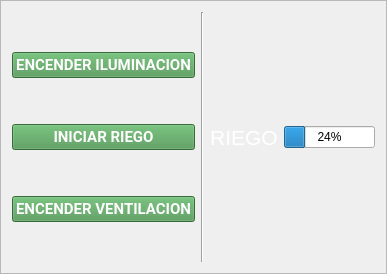
         <widget class="QFrame" name="frame">
          <property name="frameShape">
           <enum>QFrame::StyledPanel</enum>
          </property>
          <property name="frameShadow">
           <enum>QFrame::Plain</enum>
          </property>
          <layout class="QGridLayout" name="gridLayout_12">
           <item row="0" column="2">
            <layout class="QGridLayout" name="gridLayout_6">
             <item row="1" column="0">
              <widget class="QLabel" name="label_9">
               <property name="font">
                <font>
                 <pointsize>16</pointsize>
                </font>
               </property>
               <property name="styleSheet">
                <string notr="true">color: rgb(255, 255, 255);</string>
               </property>
               <property name="text">
                <string>RIEGO</string>
               </property>
               <property name="alignment">
                <set>Qt::AlignCenter</set>
               </property>
              </widget>
             </item>
             <item row="0" column="0">
              <spacer name="verticalSpacer_17">
               <property name="orientation">
                <enum>Qt::Vertical</enum>
               </property>
               <property name="sizeHint" stdset="0">
                <size>
                 <width>20</width>
                 <height>40</height>
                </size>
               </property>
              </spacer>
             </item>
             <item row="1" column="1">
              <widget class="QProgressBar" name="progressBar">
               <property name="value">
                <number>24</number>
               </property>
               <property name="orientation">
                <enum>Qt::Horizontal</enum>
               </property>
              </widget>
             </item>
             <item row="2" column="0">
              <spacer name="verticalSpacer_18">
               <property name="orientation">
                <enum>Qt::Vertical</enum>
               </property>
               <property name="sizeHint" stdset="0">
                <size>
                 <width>20</width>
                 <height>40</height>
                </size>
               </property>
              </spacer>
             </item>
            </layout>
           </item>
           <item row="0" column="0">
            <layout class="QGridLayout" name="gridLayout_7">
             <item row="4" column="0">
              <spacer name="verticalSpacer_11">
               <property name="orientation">
                <enum>Qt::Vertical</enum>
               </property>
               <property name="sizeHint" stdset="0">
                <size>
                 <width>20</width>
                 <height>40</height>
                </size>
               </property>
              </spacer>
             </item>
             <item row="2" column="0">
              <spacer name="verticalSpacer_10">
               <property name="orientation">
                <enum>Qt::Vertical</enum>
               </property>
               <property name="sizeHint" stdset="0">
                <size>
                 <width>20</width>
                 <height>40</height>
                </size>
               </property>
              </spacer>
             </item>
             <item row="5" column="0">
              <widget class="QPushButton" name="VentButton">
               <property name="palette">
                <palette>
                 <active>
                  <colorrole role="Button">
                   <brush brushstyle="SolidPattern">
                    <color alpha="255">
                     <red>74</red>
                     <green>150</green>
                     <blue>80</blue>
                    </color>
                   </brush>
                  </colorrole>
                  <colorrole role="ButtonText">
                   <brush brushstyle="SolidPattern">
                    <color alpha="255">
                     <red>255</red>
                     <green>255</green>
                     <blue>255</blue>
                    </color>
                   </brush>
                  </colorrole>
                  <colorrole role="Base">
                   <brush brushstyle="SolidPattern">
                    <color alpha="255">
                     <red>74</red>
                     <green>150</green>
                     <blue>80</blue>
                    </color>
                   </brush>
                  </colorrole>
                  <colorrole role="Window">
                   <brush brushstyle="SolidPattern">
                    <color alpha="255">
                     <red>74</red>
                     <green>150</green>
                     <blue>80</blue>
                    </color>
                   </brush>
                  </colorrole>
                 </active>
                 <inactive>
                  <colorrole role="Button">
                   <brush brushstyle="SolidPattern">
                    <color alpha="255">
                     <red>74</red>
                     <green>150</green>
                     <blue>80</blue>
                    </color>
                   </brush>
                  </colorrole>
                  <colorrole role="ButtonText">
                   <brush brushstyle="SolidPattern">
                    <color alpha="255">
                     <red>255</red>
                     <green>255</green>
                     <blue>255</blue>
                    </color>
                   </brush>
                  </colorrole>
                  <colorrole role="Base">
                   <brush brushstyle="SolidPattern">
                    <color alpha="255">
                     <red>74</red>
                     <green>150</green>
                     <blue>80</blue>
                    </color>
                   </brush>
                  </colorrole>
                  <colorrole role="Window">
                   <brush brushstyle="SolidPattern">
                    <color alpha="255">
                     <red>74</red>
                     <green>150</green>
                     <blue>80</blue>
                    </color>
                   </brush>
                  </colorrole>
                 </inactive>
                 <disabled>
                  <colorrole role="Button">
                   <brush brushstyle="SolidPattern">
                    <color alpha="255">
                     <red>74</red>
                     <green>150</green>
                     <blue>80</blue>
                    </color>
                   </brush>
                  </colorrole>
                  <colorrole role="ButtonText">
                   <brush brushstyle="SolidPattern">
                    <color alpha="255">
                     <red>127</red>
                     <green>127</green>
                     <blue>127</blue>
                    </color>
                   </brush>
                  </colorrole>
                  <colorrole role="Base">
                   <brush brushstyle="SolidPattern">
                    <color alpha="255">
                     <red>74</red>
                     <green>150</green>
                     <blue>80</blue>
                    </color>
                   </brush>
                  </colorrole>
                  <colorrole role="Window">
                   <brush brushstyle="SolidPattern">
                    <color alpha="255">
                     <red>74</red>
                     <green>150</green>
                     <blue>80</blue>
                    </color>
                   </brush>
                  </colorrole>
                 </disabled>
                </palette>
               </property>
               <property name="font">
                <font>
                 <family>Roboto</family>
                 <pointsize>11</pointsize>
                 <weight>75</weight>
                 <bold>true</bold>
                </font>
               </property>
               <property name="cursor">
                <cursorShape>PointingHandCursor</cursorShape>
               </property>
               <property name="styleSheet">
                <string notr="true">background-color: rgb(74, 150, 80);</string>
               </property>
               <property name="text">
                <string>ENCENDER VENTILACION</string>
               </property>
              </widget>
             </item>
             <item row="3" column="0">
              <widget class="QPushButton" name="RiegoButton">
               <property name="palette">
                <palette>
                 <active>
                  <colorrole role="Button">
                   <brush brushstyle="SolidPattern">
                    <color alpha="255">
                     <red>74</red>
                     <green>150</green>
                     <blue>80</blue>
                    </color>
                   </brush>
                  </colorrole>
                  <colorrole role="ButtonText">
                   <brush brushstyle="SolidPattern">
                    <color alpha="255">
                     <red>255</red>
                     <green>255</green>
                     <blue>255</blue>
                    </color>
                   </brush>
                  </colorrole>
                  <colorrole role="Base">
                   <brush brushstyle="SolidPattern">
                    <color alpha="255">
                     <red>74</red>
                     <green>150</green>
                     <blue>80</blue>
                    </color>
                   </brush>
                  </colorrole>
                  <colorrole role="Window">
                   <brush brushstyle="SolidPattern">
                    <color alpha="255">
                     <red>74</red>
                     <green>150</green>
                     <blue>80</blue>
                    </color>
                   </brush>
                  </colorrole>
                 </active>
                 <inactive>
                  <colorrole role="Button">
                   <brush brushstyle="SolidPattern">
                    <color alpha="255">
                     <red>74</red>
                     <green>150</green>
                     <blue>80</blue>
                    </color>
                   </brush>
                  </colorrole>
                  <colorrole role="ButtonText">
                   <brush brushstyle="SolidPattern">
                    <color alpha="255">
                     <red>255</red>
                     <green>255</green>
                     <blue>255</blue>
                    </color>
                   </brush>
                  </colorrole>
                  <colorrole role="Base">
                   <brush brushstyle="SolidPattern">
                    <color alpha="255">
                     <red>74</red>
                     <green>150</green>
                     <blue>80</blue>
                    </color>
                   </brush>
                  </colorrole>
                  <colorrole role="Window">
                   <brush brushstyle="SolidPattern">
                    <color alpha="255">
                     <red>74</red>
                     <green>150</green>
                     <blue>80</blue>
                    </color>
                   </brush>
                  </colorrole>
                 </inactive>
                 <disabled>
                  <colorrole role="Button">
                   <brush brushstyle="SolidPattern">
                    <color alpha="255">
                     <red>74</red>
                     <green>150</green>
                     <blue>80</blue>
                    </color>
                   </brush>
                  </colorrole>
                  <colorrole role="ButtonText">
                   <brush brushstyle="SolidPattern">
                    <color alpha="255">
                     <red>127</red>
                     <green>127</green>
                     <blue>127</blue>
                    </color>
                   </brush>
                  </colorrole>
                  <colorrole role="Base">
                   <brush brushstyle="SolidPattern">
                    <color alpha="255">
                     <red>74</red>
                     <green>150</green>
                     <blue>80</blue>
                    </color>
                   </brush>
                  </colorrole>
                  <colorrole role="Window">
                   <brush brushstyle="SolidPattern">
                    <color alpha="255">
                     <red>74</red>
                     <green>150</green>
                     <blue>80</blue>
                    </color>
                   </brush>
                  </colorrole>
                 </disabled>
                </palette>
               </property>
               <property name="font">
                <font>
                 <family>Roboto</family>
                 <pointsize>11</pointsize>
                 <weight>75</weight>
                 <bold>true</bold>
                </font>
               </property>
               <property name="cursor">
                <cursorShape>PointingHandCursor</cursorShape>
               </property>
               <property name="styleSheet">
                <string notr="true">background-color: rgb(74, 150, 80);</string>
               </property>
               <property name="text">
                <string>INICIAR RIEGO</string>
               </property>
              </widget>
             </item>
             <item row="1" column="0">
              <widget class="QPushButton" name="IluminacionButton">
               <property name="sizePolicy">
                <sizepolicy hsizetype="Minimum" vsizetype="Fixed">
                 <horstretch>0</horstretch>
                 <verstretch>0</verstretch>
                </sizepolicy>
               </property>
               <property name="palette">
                <palette>
                 <active>
                  <colorrole role="Button">
                   <brush brushstyle="SolidPattern">
                    <color alpha="255">
                     <red>74</red>
                     <green>150</green>
                     <blue>80</blue>
                    </color>
                   </brush>
                  </colorrole>
                  <colorrole role="ButtonText">
                   <brush brushstyle="SolidPattern">
                    <color alpha="255">
                     <red>255</red>
                     <green>255</green>
                     <blue>255</blue>
                    </color>
                   </brush>
                  </colorrole>
                  <colorrole role="Base">
                   <brush brushstyle="SolidPattern">
                    <color alpha="255">
                     <red>74</red>
                     <green>150</green>
                     <blue>80</blue>
                    </color>
                   </brush>
                  </colorrole>
                  <colorrole role="Window">
                   <brush brushstyle="SolidPattern">
                    <color alpha="255">
                     <red>74</red>
                     <green>150</green>
                     <blue>80</blue>
                    </color>
                   </brush>
                  </colorrole>
                 </active>
                 <inactive>
                  <colorrole role="Button">
                   <brush brushstyle="SolidPattern">
                    <color alpha="255">
                     <red>74</red>
                     <green>150</green>
                     <blue>80</blue>
                    </color>
                   </brush>
                  </colorrole>
                  <colorrole role="ButtonText">
                   <brush brushstyle="SolidPattern">
                    <color alpha="255">
                     <red>255</red>
                     <green>255</green>
                     <blue>255</blue>
                    </color>
                   </brush>
                  </colorrole>
                  <colorrole role="Base">
                   <brush brushstyle="SolidPattern">
                    <color alpha="255">
                     <red>74</red>
                     <green>150</green>
                     <blue>80</blue>
                    </color>
                   </brush>
                  </colorrole>
                  <colorrole role="Window">
                   <brush brushstyle="SolidPattern">
                    <color alpha="255">
                     <red>74</red>
                     <green>150</green>
                     <blue>80</blue>
                    </color>
                   </brush>
                  </colorrole>
                 </inactive>
                 <disabled>
                  <colorrole role="Button">
                   <brush brushstyle="SolidPattern">
                    <color alpha="255">
                     <red>74</red>
                     <green>150</green>
                     <blue>80</blue>
                    </color>
                   </brush>
                  </colorrole>
                  <colorrole role="ButtonText">
                   <brush brushstyle="SolidPattern">
                    <color alpha="255">
                     <red>127</red>
                     <green>127</green>
                     <blue>127</blue>
                    </color>
                   </brush>
                  </colorrole>
                  <colorrole role="Base">
                   <brush brushstyle="SolidPattern">
                    <color alpha="255">
                     <red>74</red>
                     <green>150</green>
                     <blue>80</blue>
                    </color>
                   </brush>
                  </colorrole>
                  <colorrole role="Window">
                   <brush brushstyle="SolidPattern">
                    <color alpha="255">
                     <red>74</red>
                     <green>150</green>
                     <blue>80</blue>
                    </color>
                   </brush>
                  </colorrole>
                 </disabled>
                </palette>
               </property>
               <property name="font">
                <font>
                 <family>Roboto</family>
                 <pointsize>11</pointsize>
                 <weight>75</weight>
                 <bold>true</bold>
                </font>
               </property>
               <property name="cursor">
                <cursorShape>PointingHandCursor</cursorShape>
               </property>
               <property name="contextMenuPolicy">
                <enum>Qt::PreventContextMenu</enum>
               </property>
               <property name="autoFillBackground">
                <bool>false</bool>
               </property>
               <property name="styleSheet">
                <string notr="true">background-color: rgb(74, 150, 80);</string>
               </property>
               <property name="text">
                <string>ENCENDER ILUMINACION</string>
               </property>
              </widget>
             </item>
             <item row="6" column="0">
              <spacer name="verticalSpacer_12">
               <property name="orientation">
                <enum>Qt::Vertical</enum>
               </property>
               <property name="sizeHint" stdset="0">
                <size>
                 <width>21</width>
                 <height>40</height>
                </size>
               </property>
              </spacer>
             </item>
             <item row="0" column="0">
              <spacer name="verticalSpacer_14">
               <property name="orientation">
                <enum>Qt::Vertical</enum>
               </property>
               <property name="sizeHint" stdset="0">
                <size>
                 <width>20</width>
                 <height>40</height>
                </size>
               </property>
              </spacer>
             </item>
            </layout>
           </item>
           <item row="0" column="1">
            <widget class="Line" name="line_8">
             <property name="orientation">
              <enum>Qt::Vertical</enum>
             </property>
            </widget>
           </item>
          </layout>
         </widget>
